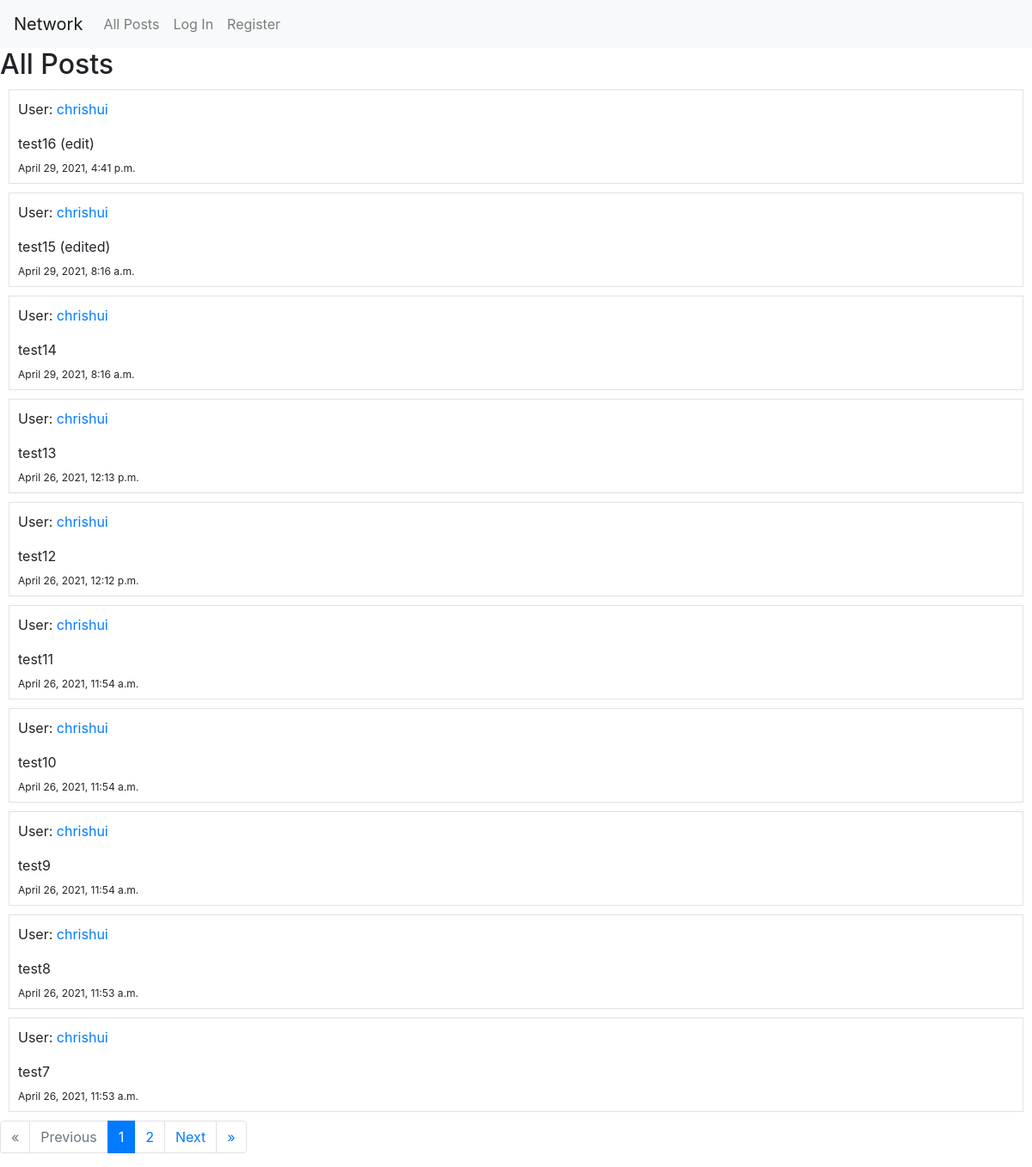
Before: / with the older database file.
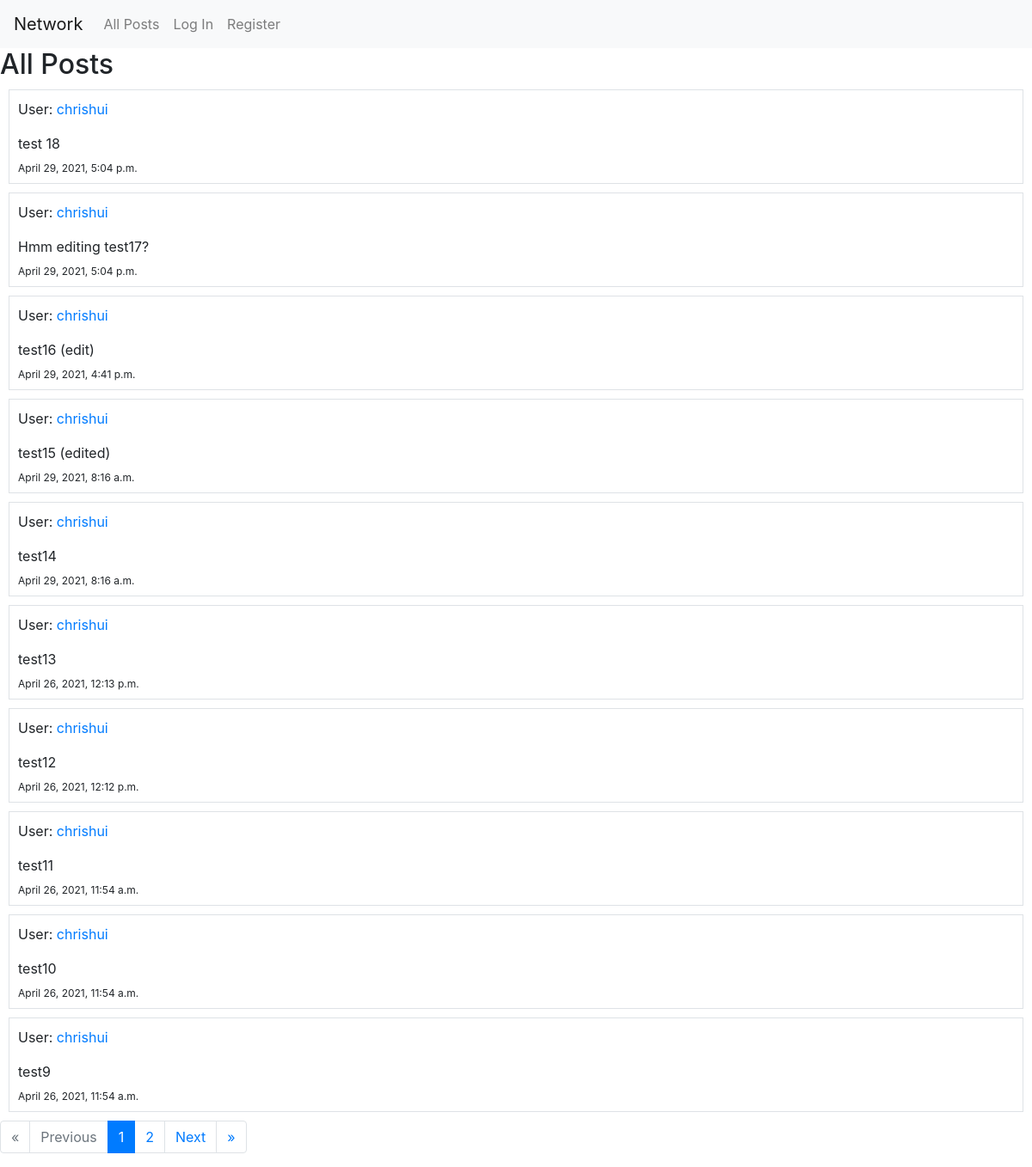
After: the same page with the newer database file.
### network/models.py (models this page shows, shortened)
class TimeStampMixin(models.Model):
    created_at = models.DateTimeField(auto_now_add=True)
    updated_at = models.DateTimeField(auto_now=True)
    class Meta:
        abstract = True

class Post(TimeStampMixin):
    user = models.ForeignKey(User, on_delete=models.CASCADE)
    content = models.CharField(max_length = 64)

class User(AbstractUser):
    pass

### network/views.py (the view, shortened to what this page needs)
# urls.py: path("", views.index, name="index"),
def index(request):
    posts_chronological = Post.objects.order_by('-created_at')
    paginator = Paginator(posts_chronological, 10)
    page_number = request.GET.get('page')
    page_obj = paginator.get_page(page_number)
    return render(request, "network/index.html", {
        "form": PostForm(),
        "page_obj": page_obj,
    })

### network/templates/network/index.html (shortened to what this page needs)
{% extends "network/layout.html" %}
{% load static %}
{% block body %}
    <h2>All Posts</h2>
    {% for post in page_obj %}
      <div class="border" style="margin: 10px; padding: 10px;">
        <p>User:  <a href="{% url 'profile' post.user.id %}"> {{ post.user }} </a></p>
        <div id="post-{{post.id}}"> {{ post.content }} </div>
        <sub> {{ post.created_at }}</sub>
        <br />
      </div>
    {% endfor %}
    <nav aria-label="pagination">
      <ul class="pagination">
        {% if not page_obj.has_previous %}
          <li class="page-item disabled">
            <a class="page-link" href="#" tabindex="-1" aria-disabled="true">&laquo;</a>
          </li>
        {% endif %}
        {% if not page_obj.has_previous %}
          <li class="page-item disabled">
            <a class="page-link" href="#" tabindex="-1" aria-disabled="true">Previous</a>
          </li>
        {% endif %}
        <li class="page-item active" aria-current="page">
          <a class="page-link" href="?page={{ page_obj.number }}">{{page_obj.number}} <span class="sr-only">(current)</span></a>
        </li>
        {% if page_obj.number != page_obj.paginator.num_pages %}
          <li class="page-item">
            <a class="page-link" href="?page={{ page_obj.next_page_number }}"> {{ page_obj.next_page_number }}<span class="sr-only">(current)</span></a>
          </li>
        {% endif %}
        {% if page_obj.has_next %}
          <li class="page-item">
            <a class="page-link" href="?page={{ page_obj.next_page_number }}">Next</a>
          </li>
        {% endif %}
        {% if page_obj.has_next %}
          <li class="page-item">
            <a class="page-link" href="?page={{ page_obj.paginator.num_pages }}">&raquo;</a>
          </li>
        {% endif %}
      </ul>
    </nav>
{% endblock %}

### network/templates/network/layout.html (shortened to what this page needs)
{% load static %}
<!DOCTYPE html>
<html lang="en">
    <head>
        <link rel="stylesheet" href="https://stackpath.bootstrapcdn.com/bootstrap/4.4.1/css/bootstrap.min.css">
        <link href="{% static 'network/styles.css' %}" rel="stylesheet">
    </head>
    <body>
        <nav class="navbar navbar-expand-lg navbar-light bg-light">
            <a class="navbar-brand" href="#">Network</a>
            <div>
              <ul class="navbar-nav mr-auto">
                <li class="nav-item">
                  <a class="nav-link" href="{% url 'index' %}">All Posts</a>
                </li>
                {% if user.is_authenticated %}
                    <li class="nav-item">
                        <a class="nav-link" href="{% url 'following' %}">Following</a>
                    </li>
                    <li class="nav-item">
                        <a class="nav-link" href="{% url 'logout' %}">Log Out</a>
                    </li>
                {% else %}
                    <li class="nav-item">
                        <a class="nav-link" href="{% url 'login' %}">Log In</a>
                    </li>
                    <li class="nav-item">
                        <a class="nav-link" href="{% url 'register' %}">Register</a>
                    </li>
                {% endif %}
              </ul>
            </div>
          </nav>
        <div class="body">
          {% block body %}
          {% endblock %}
        </div>
    </body>
</html>

Changed rows visible on the page:
no longer on this page (row unchanged): Post: user "chrishui", content "test8", created_at "April 26, 2021, 11:53 a.m."
no longer on this page (row unchanged): Post: user "chrishui", content "test7", created_at "April 26, 2021, 11:53 a.m."
added Post: user "chrishui", content "test 18", created_at "April 29, 2021, 5:04 p.m."
added Post: user "chrishui", content "Hmm editing test17?", created_at "April 29, 2021, 5:04 p.m."
